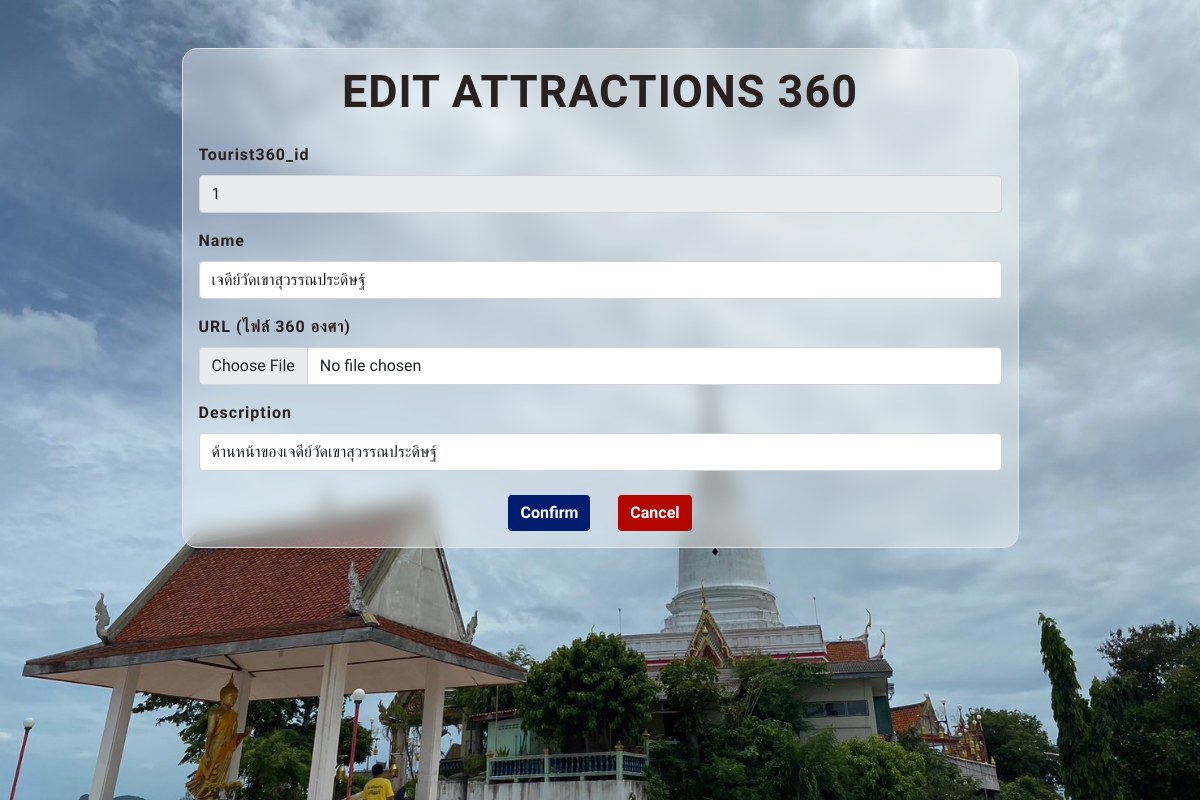
Screenshot of /edit_tourist.php?Tourist360_id=1 with the database file from the repository.
### tables this page shows
CREATE TABLE `touristattractions360` (
  `Tourist360_id` int(5) NOT NULL,
  `name` varchar(100) NOT NULL,
  `url` varchar(100) NOT NULL,
  `description` varchar(100) NOT NULL
);

### edit_tourist.php (the view, shortened to what this page needs)
<?php
include('connection.php');
$Tourist360_id = $_GET['Tourist360_id'];
$sql = "SELECT * FROM touristattractions360 WHERE Tourist360_id = '$Tourist360_id'";
$result = mysqli_query($conn, $sql);
$row = mysqli_fetch_array($result);
?>
<!DOCTYPE html>
<html lang="en">
<head>
    <link rel="stylesheet" href="boostrap/boostrap.css">
</head>
<body>
    <div class="bg-main ">
        <form action="edit_touristDB.php" method="post" enctype="multipart/form-data">
            <div class="col-sm-12 col-md-12  container pt-5  ">
                <div class="border w-75  mx-auto mb-3 rounded- bd-all p-3  ">
                    <h2 class="text-center pb-3 text-head">Edit Attractions 360</h2>
                    <div class="w-100 mb-3 mx-auto">
                        <label class="form-label ft-text">Tourist360_id</label>
                        <input type="Tourist360_id" readonly class="form-control" name="Tourist360_id" value=<?= $row['Tourist360_id'] ?> require>
                    </div>
                    <div class="w-100 mb-3 mx-auto">
                        <label class="form-label ft-text">Name</label>
                        <input type="name" class="form-control" name="name" value=<?= $row['name'] ?> require>
                    </div>
                    <div class="w-100 mb-3 mx-auto">
                        <label class="form-label ft-text">URL (ไฟล์ 360 องศา)</label>
                        <input type="file" name="url" class="form-control" value=<?= $row['url'] ?> require>
                    </div>
                    <div class="w-100 mb-3 mx-auto">
                        <label class="form-label ft-text">Description</label>
                        <input class="form-control" name="description" rows="3" value=<?= $row['description'] ?>></input>
                    </div>
                    <div class="text-center mt-4">
                        <button type="submit" name="Confirm" class="btn btnSubmit me-4 fw-bold">Confirm</button>
                        <a href="upload_Antiques.php"><button type="button" class="btn btnCancel fw-bold">Cancel</button></a>
                    </div>
                </div>
            </div>
        </form>
    </div>
</body>
</html>

### edit_tourist.php (style rules this page uses)
body { font-family: 'Kodchasan', sans-serif; color: #282120; }
.bg-main { background-image: url("images/IMG/bgedit.jpg"); background-repeat: no-repeat; background-size: cover; background-position: center; height: 100vh; }
.text-head { font-size: 45px; font-weight: bold; text-transform: uppercase; letter-spacing: 1px; }
.bd-all { backdrop-filter: blur(10px); background-color: rgba(255, 255, 255, 0.4); }
.rounded- { border-radius: 15px; }
.ft-text { font-weight: bold; font-size: 16px; letter-spacing: 1px; }
.btnSubmit { color: #fff; background-color: #001D6E; border: none; }
.btnCancel { color: #fff; background-color: #B20600; border: none; }

### rows the page displays
touristattractions360: Tourist360_id "1", name "เจดีย์วัดเขาสุวรรณประดิษฐ์", description "ด้านหน้าของเจดีย์วัดเขาสุวรรณประดิษฐ์"
